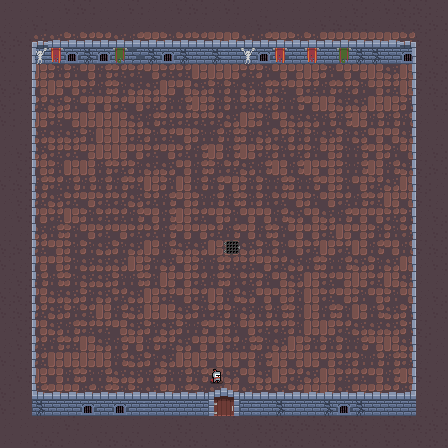

Below is a game level as drawn by its tile map, then a one-line description and the .tmx that defines it (tile-layer data replaced by summaries):
An orthogonal 28x28 tile map with 16x16 px tiles, 6 tile layers (sol, walls, deco, player, ...).

<map version="1.2" tiledversion="1.3.3" orientation="orthogonal" renderorder="right-up" width="28" height="28" tilewidth="16" tileheight="16" infinite="0" nextlayerid="8" nextobjectid="1">
 <editorsettings>
  <export target="boss.lua" format="lua" />
 </editorsettings>
 <tileset firstgid="1" name="SpriteSheet" tilewidth="16" tileheight="16" tilecount="448" columns="28">
  <image source="../images/SpriteSheet.png" width="448" height="264" />
 </tileset>
 <layer id="1" name="sol" width="28" height="28">
  <data>[784 cells, 784 non-empty, 8 distinct tile ids]</data>
 </layer>
 <layer id="2" name="walls" width="28" height="28">
  <data>[784 cells, 48 non-empty, 8 distinct tile ids]</data>
 </layer>
 <layer id="4" name="deco" width="28" height="28">
  <data>[784 cells, 7 non-empty, 3 distinct tile ids]</data>
 </layer>
 <layer id="6" name="player" width="28" height="28">
  <data>[784 cells, 1 non-empty, 1 distinct tile ids]</data>
 </layer>
 <layer id="3" name="wallup" width="28" height="28">
  <data>[784 cells, 114 non-empty, 16 distinct tile ids]</data>
 </layer>
 <layer id="5" name="items" width="28" height="28">
  <data>[784 cells, 1 non-empty, 1 distinct tile ids]</data>
 </layer>
</map>